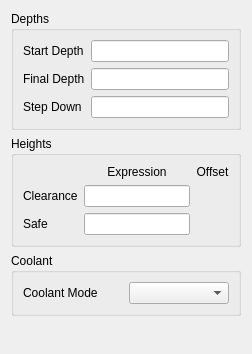
      <widget class="QWidget" name="page_4">
       <property name="geometry">
        <rect>
         <x>0</x>
         <y>0</y>
         <width>252</width>
         <height>354</height>
        </rect>
       </property>
       <attribute name="label">
        <string>Default Values</string>
       </attribute>
       <layout class="QGridLayout" name="gridLayout_13">
        <item row="0" column="0">
         <widget class="QGroupBox" name="groupBox">
          <property name="title">
           <string>Depths</string>
          </property>
          <layout class="QFormLayout" name="formLayout">
           <item row="0" column="0">
            <widget class="QLabel" name="label_3">
             <property name="text">
              <string>Start Depth</string>
             </property>
            </widget>
           </item>
           <item row="0" column="1">
            <widget class="QLineEdit" name="setupStartDepthExpr">
             <property name="toolTip">
              <string>&lt;html&gt;&lt;head/&gt;&lt;body&gt;&lt;p&gt;Expression set as the StartDepth of a newly created operation.&lt;/p&gt;&lt;p&gt;&lt;br/&gt;&lt;/p&gt;&lt;p&gt;Default: OpStartDepth&lt;/p&gt;&lt;/body&gt;&lt;/html&gt;</string>
             </property>
            </widget>
           </item>
           <item row="1" column="0">
            <widget class="QLabel" name="label_4">
             <property name="text">
              <string>Final Depth</string>
             </property>
            </widget>
           </item>
           <item row="1" column="1">
            <widget class="QLineEdit" name="setupFinalDepthExpr">
             <property name="toolTip">
              <string>&lt;html&gt;&lt;head/&gt;&lt;body&gt;&lt;p&gt;Expression set as the FinalDepth for a newly created operation.&lt;/p&gt;&lt;p&gt;&lt;br/&gt;&lt;/p&gt;&lt;p&gt;Default: OpFinalDepth&lt;/p&gt;&lt;/body&gt;&lt;/html&gt;</string>
             </property>
            </widget>
           </item>
           <item row="2" column="0">
            <widget class="QLabel" name="label_6">
             <property name="text">
              <string>Step Down</string>
             </property>
            </widget>
           </item>
           <item row="2" column="1">
            <widget class="QLineEdit" name="setupStepDownExpr">
             <property name="toolTip">
              <string>&lt;html&gt;&lt;head/&gt;&lt;body&gt;&lt;p&gt;Expression set as the StepDown of a newly created operation.&lt;/p&gt;&lt;p&gt;&lt;br/&gt;&lt;/p&gt;&lt;p&gt;Default: OpToolDiameter&lt;/p&gt;&lt;/body&gt;&lt;/html&gt;</string>
             </property>
            </widget>
           </item>
          </layout>
         </widget>
        </item>
        <item row="1" column="0">
         <widget class="QGroupBox" name="groupBox_2">
          <property name="title">
           <string>Heights</string>
          </property>
          <layout class="QGridLayout" name="gridLayout_4">
           <item row="3" column="0">
            <widget class="QLabel" name="label_7">
             <property name="text">
              <string>Safe</string>
             </property>
            </widget>
           </item>
           <item row="1" column="0">
            <widget class="QLabel" name="label_13">
             <property name="text">
              <string>Clearance</string>
             </property>
            </widget>
           </item>
           <item row="3" column="1" colspan="2">
            <widget class="QLineEdit" name="setupSafeHeightExpr">
             <property name="toolTip">
              <string>&lt;html&gt;&lt;head/&gt;&lt;body&gt;&lt;p&gt;Expression set as SafeHeight for new operations.&lt;/p&gt;&lt;p&gt;&lt;br/&gt;&lt;/p&gt;&lt;p&gt;Default: &amp;quot;OpStockZMax+SetupSheet.SafeHeightOffset&amp;quot;&lt;/p&gt;&lt;/body&gt;&lt;/html&gt;</string>
             </property>
            </widget>
           </item>
           <item row="1" column="1" colspan="2">
            <widget class="QLineEdit" name="setupClearanceHeightExpr">
             <property name="toolTip">
              <string>&lt;html&gt;&lt;head/&gt;&lt;body&gt;&lt;p&gt;Expression set as ClearanceHeight for new operations.&lt;/p&gt;&lt;p&gt;&lt;br/&gt;&lt;/p&gt;&lt;p&gt;Default: &amp;quot;OpStockZMax+SetupSheet.ClearanceHeightOffset&amp;quot;&lt;/p&gt;&lt;/body&gt;&lt;/html&gt;</string>
             </property>
            </widget>
           </item>
           <item row="1" column="3">
            <widget class="Gui::QuantitySpinBox" name="setupClearanceHeightOffs">
             <property name="toolTip">
              <string>&lt;html&gt;&lt;head/&gt;&lt;body&gt;&lt;p&gt;ClearanceHeightOffset - can be used by expressions to set the default ClearanceHeight for new operations.&lt;/p&gt;&lt;p&gt;&lt;br/&gt;&lt;/p&gt;&lt;p&gt;Default: &amp;quot;3 mm&amp;quot;&lt;/p&gt;&lt;/body&gt;&lt;/html&gt;</string>
             </property>
            </widget>
           </item>
           <item row="0" column="3">
            <widget class="QLabel" name="label_14">
             <property name="text">
              <string>Offset</string>
             </property>
             <property name="alignment">
              <set>Qt::AlignCenter</set>
             </property>
            </widget>
           </item>
           <item row="0" column="1" colspan="2">
            <widget class="QLabel" name="label_15">
             <property name="text">
              <string>Expression</string>
             </property>
             <property name="alignment">
              <set>Qt::AlignCenter</set>
             </property>
            </widget>
           </item>
           <item row="3" column="3">
            <widget class="Gui::QuantitySpinBox" name="setupSafeHeightOffs">
             <property name="toolTip">
              <string>&lt;html&gt;&lt;head/&gt;&lt;body&gt;&lt;p&gt;SafeHeightOffset can be for expressions to set the SafeHeight for new operations.&lt;/p&gt;&lt;p&gt;&lt;br/&gt;&lt;/p&gt;&lt;p&gt;Default: &amp;quot;5 mm&amp;quot;&lt;/p&gt;&lt;/body&gt;&lt;/html&gt;</string>
             </property>
            </widget>
           </item>
          </layout>
         </widget>
        </item>
        <item row="2" column="0">
         <widget class="QGroupBox" name="groupBox_8">
          <property name="title">
           <string>Coolant</string>
          </property>
          <layout class="QGridLayout" name="gridLayout_12">
           <item row="0" column="0">
            <widget class="QLabel" name="label_17">
             <property name="text">
              <string>Coolant Mode</string>
             </property>
            </widget>
           </item>
           <item row="0" column="1">
            <widget class="QComboBox" name="setupCoolantMode"/>
           </item>
          </layout>
         </widget>
        </item>
        <item row="3" column="0">
         <spacer name="verticalSpacer_5">
          <property name="orientation">
           <enum>Qt::Vertical</enum>
          </property>
          <property name="sizeHint" stdset="0">
           <size>
            <width>20</width>
            <height>40</height>
           </size>
          </property>
         </spacer>
        </item>
       </layout>
      </widget>
